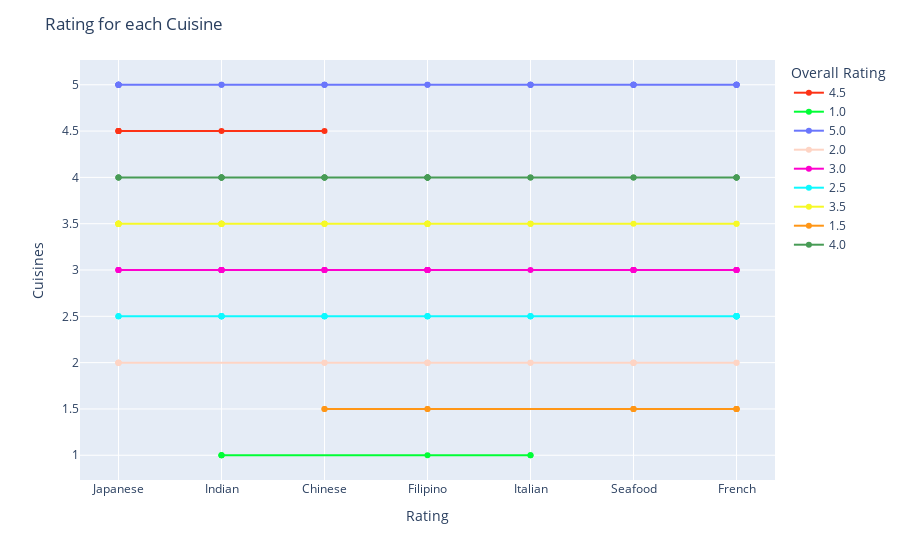

Here is the notebook cell this chart was saved with:
### Code cell
#visualizating data for each cuisine
fig = px.line(data_new
                   ,x='Cuisines', y = "Overall Rating", 
                   color = "Overall Rating", color_discrete_sequence=px.colors.qualitative.Light24)
fig.update_traces(mode='markers+lines')
fig.update_layout(
    title="Rating for each Cuisine",
    xaxis_title="Rating",
    yaxis_title="Cuisines")
fig.show()

### Figure 1 — Plotly figure (JSON) as saved in the notebook; plotly's stock layout.template omitted (floating-point values rounded to 4 significant figures)
{"data": [{"hovertemplate": "Overall Rating=%{y}<br>Cuisines=%{x}<extra></extra>", "legendgroup": "4.5", "line": {"color": "#FD3216", "dash": "solid"}, "marker": {"symbol": "circle"}, "mode": "markers+lines", "name": "4.5", "orientation": "v", "showlegend": true, "type": "scatter", "x": ["Japanese", "Japanese", "Indian", "Chinese", "Japanese", "Japanese"], "xaxis": "x", "y": [4.5, 4.5, 4.5, 4.5, 4.5, 4.5], "yaxis": "y"}, {"hovertemplate": "Overall Rating=%{y}<br>Cuisines=%{x}<extra></extra>", "legendgroup": "1.0", "line": {"color": "#00FE35", "dash": "solid"}, "marker": {"symbol": "circle"}, "mode": "markers+lines", "name": "1.0", "orientation": "v", "showlegend": true, "type": "scatter", "x": ["Indian", "Filipino", "Italian", "Indian", "Italian", "Indian"], "xaxis": "x", "y": [1, 1, 1, 1, 1, 1], "yaxis": "y"}, {"hovertemplate": "Overall Rating=%{y}<br>Cuisines=%{x}<extra></extra>", "legendgroup": "5.0", "line": {"color": "#6A76FC", "dash": "solid"}, "marker": {"symbol": "circle"}, "mode": "markers+lines", "name": "5.0", "orientation": "v", "showlegend": true, "type": "scatter", "x": ["Seafood", "Chinese", "Seafood", "Japanese", "Filipino", "Japanese", "Italian", "Japanese", "Japanese", "Italian", "Seafood", "Chinese", "French", "French", "Indian", "French", "Seafood", "Filipino", "Japanese", "Italian", "Japanese", "Japanese", "Italian", "Seafood", "Chinese", "French", "French", "Indian", "French"], "xaxis": "x", "y": [5, 5, 5, 5, 5, 5, 5, 5, 5, 5, 5, 5, 5, 5, 5, 5, 5, 5, 5, 5, 5, 5, 5, 5, 5, 5, 5, 5, 5], "yaxis": "y"}, {"hovertemplate": "Overall Rating=%{y}<br>Cuisines=%{x}<extra></extra>", "legendgroup": "2.0", "line": {"color": "#FED4C4", "dash": "solid"}, "marker": {"symbol": "circle"}, "mode": "markers+lines", "name": "2.0", "orientation": "v", "showlegend": true, "type": "scatter", "x": ["Japanese", "Chinese", "Seafood", "Japanese", "Filipino", "Seafood", "Japanese", "Filipino", "Italian", "French", "Japanese", "Chinese", "Filipino", "Seafood", "Seafood", "Filipino", "Seafood", "Japanese", "Filipino", "Italian", "French"], "xaxis": "x", "y": [2, 2, 2, 2, 2, 2, 2, 2, 2, 2, 2, 2, 2, 2, 2, 2, 2, 2, 2, 2, 2], "yaxis": "y"}, {"hovertemplate": "Overall Rating=%{y}<br>Cuisines=%{x}<extra></extra>", "legendgroup": "3.0", "line": {"color": "#FE00CE", "dash": "solid"}, "marker": {"symbol": "circle"}, "mode": "markers+lines", "name": "3.0", "orientation": "v", "showlegend": true, "type": "scatter", "x": ["Filipino", "Seafood", "Italian", "Japanese", "Chinese", "Indian", "Indian", "Indian", "Seafood", "Japanese", "Seafood", "French", "Indian", "Chinese", "Filipino", "French", "Filipino", "Seafood", "Filipino", "Filipino", "French", "Chinese", "Indian", "Indian", "Japanese", "Seafood", "Japanese", "Seafood", "French", "Indian", "Chinese", "Filipino", "French", "Filipino"], "xaxis": "x", "y": [3, 3, 3, 3, 3, 3, 3, 3, 3, 3, 3, 3, 3, 3, 3, 3, 3, 3, 3, 3, 3, 3, 3, 3, 3, 3, 3, 3, 3, 3, 3, 3, 3, 3], "yaxis": "y"}, {"hovertemplate": "Overall Rating=%{y}<br>Cuisines=%{x}<extra></extra>", "legendgroup": "2.5", "line": {"color": "#0DF9FF", "dash": "solid"}, "marker": {"symbol": "circle"}, "mode": "markers+lines", "name": "2.5", "orientation": "v", "showlegend": true, "type": "scatter", "x": ["Indian", "French", "French", "Italian", "Indian", "Chinese", "Indian", "French", "French", "French", "Italian", "Chinese", "Indian", "Japanese", "Filipino", "Filipino", "French", "French", "Italian", "Indian", "Chinese", "Japanese", "French", "French", "French", "Italian", "Chinese", "Indian", "Japanese", "Filipino", "Filipino", "French"], "xaxis": "x", "y": [2.5, 2.5, 2.5, 2.5, 2.5, 2.5, 2.5, 2.5, 2.5, 2.5, 2.5, 2.5, 2.5, 2.5, 2.5, 2.5, 2.5, 2.5, 2.5, 2.5, 2.5, 2.5, 2.5, 2.5, 2.5, 2.5, 2.5, 2.5, 2.5, 2.5, 2.5, 2.5], "yaxis": "y"}, {"hovertemplate": "Overall Rating=%{y}<br>Cuisines=%{x}<extra></extra>", "legendgroup": "3.5", "line": {"color": "#F6F926", "dash": "solid"}, "marker": {"symbol": "circle"}, "mode": "markers+lines", "name": "3.5", "orientation": "v", "showlegend": true, "type": "scatter", "x": ["Filipino", "Chinese", "Italian", "Indian", "Japanese", "Japanese", "Chinese", "Japanese", "Filipino", "Japanese", "French", "Indian", "Italian", "Filipino", "Filipino", "Indian", "Indian", "Japanese", "Indian", "Seafood", "Chinese", "Japanese", "Japanese", "Chinese", "Japanese", "Filipino", "Japanese", "French", "Indian", "Italian", "Filipino", "Filipino", "Indian", "Indian", "Japanese"], "xaxis": "x", "y": [3.5, 3.5, 3.5, 3.5, 3.5, 3.5, 3.5, 3.5, 3.5, 3.5, 3.5, 3.5, 3.5, 3.5, 3.5, 3.5, 3.5, 3.5, 3.5, 3.5, 3.5, 3.5, 3.5, 3.5, 3.5, 3.5, 3.5, 3.5, 3.5, 3.5, 3.5, 3.5, 3.5, 3.5, 3.5], "yaxis": "y"}, {"hovertemplate": "Overall Rating=%{y}<br>Cuisines=%{x}<extra></extra>", "legendgroup": "1.5", "line": {"color": "#FF9616", "dash": "solid"}, "marker": {"symbol": "circle"}, "mode": "markers+lines", "name": "1.5", "orientation": "v", "showlegend": true, "type": "scatter", "x": ["Seafood", "French", "Seafood", "Filipino", "French", "Chinese", "French", "Seafood", "Filipino", "French", "Chinese"], "xaxis": "x", "y": [1.5, 1.5, 1.5, 1.5, 1.5, 1.5, 1.5, 1.5, 1.5, 1.5, 1.5], "yaxis": "y"}, {"hovertemplate": "Overall Rating=%{y}<br>Cuisines=%{x}<extra></extra>", "legendgroup": "4.0", "line": {"color": "#479B55", "dash": "solid"}, "marker": {"symbol": "circle"}, "mode": "markers+lines", "name": "4.0", "orientation": "v", "showlegend": true, "type": "scatter", "x": ["Filipino", "Indian", "Seafood", "French", "Chinese", "Filipino", "Filipino", "Japanese", "French", "Chinese", "Japanese", "Italian", "Italian", "Filipino", "Indian", "Indian", "Indian", "Seafood", "Indian", "French", "Chinese", "Filipino", "Filipino", "Japanese", "French", "Chinese"], "xaxis": "x", "y": [4, 4, 4, 4, 4, 4, 4, 4, 4, 4, 4, 4, 4, 4, 4, 4, 4, 4, 4, 4, 4, 4, 4, 4, 4, 4], "yaxis": "y"}], "layout": {"legend": {"title": {"text": "Overall Rating"}, "tracegroupgap": 0}, "margin": {"t": 60}, "title": {"text": "Rating for each Cuisine"}, "xaxis": {"anchor": "y", "domain": [0, 1], "title": {"text": "Rating"}}, "yaxis": {"anchor": "x", "categoryarray": [4, 1.5, 3.5, 2.5, 3, 2, 5, 1, 4.5], "categoryorder": "array", "domain": [0, 1], "title": {"text": "Cuisines"}}}}
